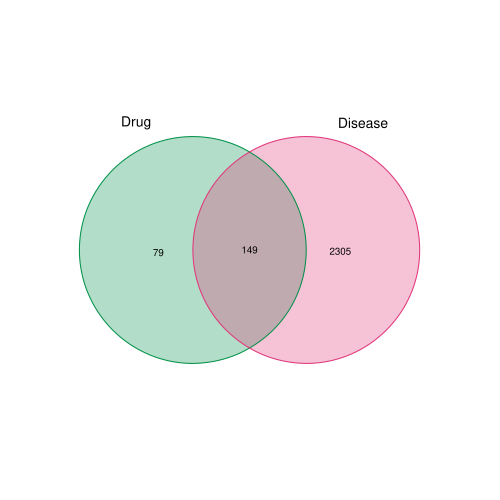

This figure's R source:
install.packages("venn")
library(venn)               #引用包
drugFile="allTargets.symbol.txt"   #药物靶点文件
diseaseFile="Disease.txt"          #疾病相关基因文件
setwd("C:\\Users\\chenq\\My Work\\Network Pharmacology\\3.靶点与疾病基因取交集\\venn1")   #设置工作目录
geneList=list()

#读取药物靶点文件
rt=read.table(drugFile,header=T,sep="\t",check.names=F)      #读取输入文件
geneNames=as.vector(rt[,4])                 #提取基因名称
geneNames=gsub("^ | $","",geneNames)        #去掉基因首尾的空格
uniqGene=unique(geneNames)                  #基因取unique
geneList[["Drug"]]=uniqGene
uniqLength=length(uniqGene)
print(paste("Drug",uniqLength,sep=" "))

#读取疾病相关基因文件
rt=read.table(diseaseFile,header=F,sep="\t",check.names=F)    #读取输入文件
geneNames=as.vector(rt[,1])                 #提取基因名称
geneNames=gsub("^ | $","",geneNames)        #去掉基因首尾的空格
uniqGene=unique(geneNames)                  #基因取unique
geneList[["Disease"]]=uniqGene
uniqLength=length(uniqGene)
print(paste("Disease",uniqLength,sep=" "))


#绘制venn图
mycol=c("#029149","#E0367A","#5D90BA","#431A3D","#91612D","#FFD121","#D8D155","#223D6C","#D20A13","#088247","#11AA4D","#7A142C","#5D90BA","#64495D","#7CC767")
pdf(file="venn.pdf",width=5,height=5)
venn(geneList,col=mycol[1:length(geneList)],zcolor=mycol[1:length(geneList)],box=F,ilabels = "counts")
dev.off()

#保存药物和疾病的交集基因
intersectGenes=Reduce(intersect,geneList)
write.table(file="Drug_Disease.txt",intersectGenes,sep="\t",quote=F,col.names=F,row.names=F)
